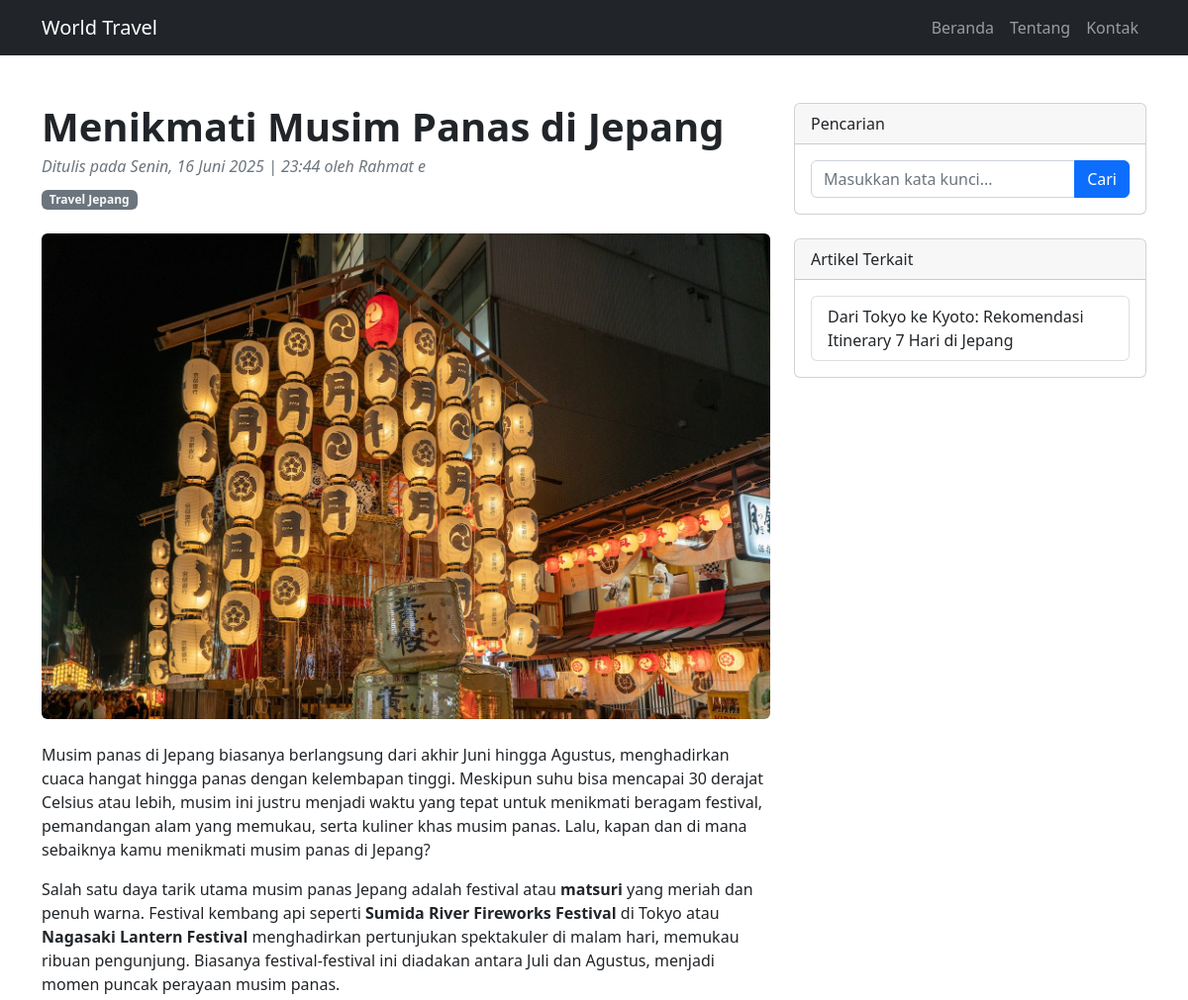
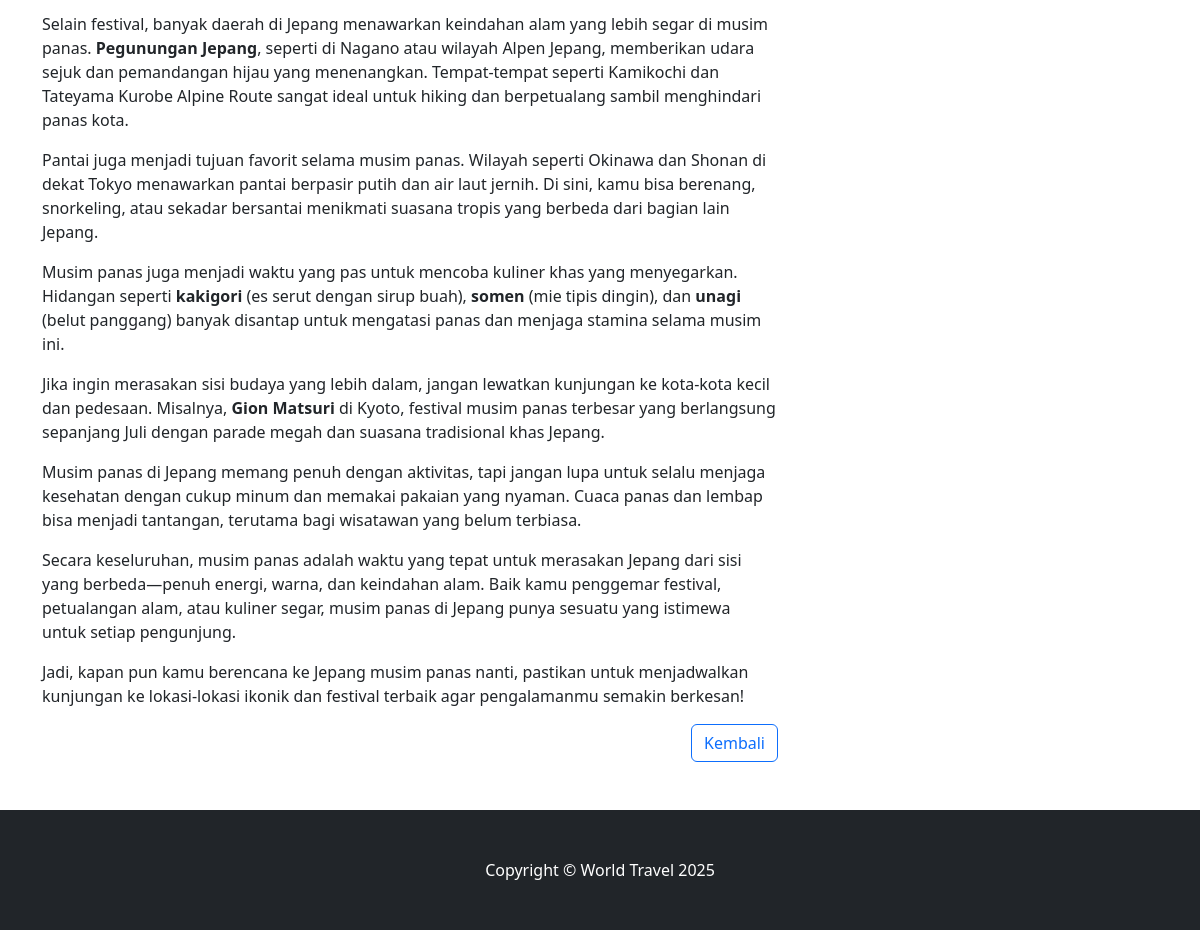
Screenshot of /detail.php?id_kontributor=47&id_kategori=13 with the database file from the repository (2 pictures, top to bottom).
### tables this page shows
CREATE TABLE `kontributor` (
  `id_kontributor` int NOT NULL,
  `id_author` int NOT NULL,
  `id_category` int NOT NULL,
  `id_article` int NOT NULL
);

CREATE TABLE `article` (
  `id_article` int NOT NULL,
  `date` varchar(250) NOT NULL,
  `title` varchar(255) NOT NULL,
  `content` text NOT NULL,
  `picture` varchar(255) NOT NULL
);

CREATE TABLE `author` (
  `id_author` int NOT NULL,
  `author_name` varchar(100) NOT NULL,
  `email` varchar(150) NOT NULL,
  `password` varchar(255) NOT NULL
);

CREATE TABLE `category` (
  `id_category` int NOT NULL,
  `category_name` varchar(100) NOT NULL,
  `description` text
);

### detail.php (the view, shortened to what this page needs)
<?php
require  'admin/function.php';
?>
<!DOCTYPE html>
<html lang="en">
    <head>
        <link href="css/styles.css" rel="stylesheet" />
    </head>
    <body>
        <nav class="navbar navbar-expand-lg navbar-dark bg-dark">
            <div class="container">
                <a class="navbar-brand" href="index.php">World Travel</a>
                <div class="collapse navbar-collapse" id="navbarSupportedContent">
                    <ul class="navbar-nav ms-auto mb-2 mb-lg-0">
                        <li class="nav-item"><a class="nav-link" href="index.php">Beranda</a></li>
                        <li class="nav-item"><a class="nav-link" href="tentang.php">Tentang</a></li>
                        <li class="nav-item"><a class="nav-link" href="kontak.php">Kontak</a></li>
                    </ul>
                </div>
            </div>
        </nav>
        <div class="container mt-5">
            <div class="row">
                <div class="col-lg-8">
                    <article>
                        <?php
                            $data_id_kontributor=$_GET['id_kontributor'];
                            $data_id_kategori=$_GET['id_kategori'];
                            $sql = "SELECT
                                            k.id_kontributor,
                                            k.id_category,
                                            a.date,
                                            a.title,
                                            a.content,
                                            au.author_name,
                                            c.category_name,
                                            c.id_category,
                                            a.picture
                                        FROM kontributor k
                                        JOIN article a ON k.id_article = a.id_article
                                        JOIN author au ON k.id_author = au.id_author
                                        JOIN category c ON k.id_category = c.id_category
                                        WHERE k.id_kontributor='$data_id_kontributor' AND c.id_category='$data_id_kategori';";
                                        $result = mysqli_query($conn, $sql);
                                        if (mysqli_num_rows($result) > 0) {
                                        while($row = mysqli_fetch_assoc($result)) {
                                            $data_tanggal=$row['date'];
                                            $data_judul=$row['title'];
                                            $data_kategori=$row['category_name'];
                                            $data_penulis=$row['author_name'];
                                            $data_id_kategori=$row['id_category'];
                                            $data_gambar=$row['picture'];
                                            $data_isi=$row['content'];
                        ?>
                        <header class="mb-4">
                            <h1 class="fw-bolder mb-1"><?php echo $data_judul;?></h1>
                            <div class="text-muted fst-italic mb-2">Ditulis pada <?php echo $data_tanggal ?> oleh <?php echo $data_penulis ?></div>
                            <a class="badge bg-secondary text-decoration-none link-light" href="kategori.php?id_kategori=<?php echo $data_id_kategori;?>"><?php echo $data_kategori ?></a>
                        </header>
                        <figure class="mb-4"><img class="img-fluid rounded" src="admin/<?php echo $data_gambar?>" alt="..." /></figure>
                        <section class="mb-5">
                            <?php echo $data_isi?>
                            <div class="d-flex justify-content-end">
                                <button class="btn btn-outline-primary " onclick="history.back()">Kembali</button>
                            </div>
                        </section>
                        <?php }} ?>
                    </article>
                </div>
                <div class="col-lg-4">
                    <div class="card mb-4">
                        <div class="card-header">Pencarian</div>
                        <div class="card-body">
                            <div class="input-group">
                                <input class="form-control" type="text" placeholder="Masukkan kata kunci..." aria-label="Enter search term..." aria-describedby="button-search" />
                                <button class="btn btn-primary" id="button-search" type="button">Cari</button>
                            </div>
                        </div>
                    </div>
                    <div class="card mb-4">
                        <div class="card-header">Artikel Terkait</div>
                        <div class="card-body">
                            <div class="row">
                                <div class="col-sm-12">
                                    <div class="list-group">
                                        <?php
                                        $data_id_kontributor=$_GET['id_kontributor'];
                                        $data_id_kategori=$_GET['id_kategori'];
                                        $sql = "SELECT
                                            k.id_kontributor,
                                            k.id_category,
                                            a.date,
                                            a.title,
                                            a.content,
                                            au.author_name,
                                            c.category_name,
                                            c.id_category,
                                            a.picture
                                        FROM kontributor k
                                        JOIN article a ON k.id_article = a.id_article
                                        JOIN author au ON k.id_author = au.id_author
                                        JOIN category c ON k.id_category = c.id_category
                                        WHERE k.id_category='$data_id_kategori' AND
                                        k.id_kontributor < '$data_id_kontributor'
                                        ORDER BY id_kontributor DESC";
                                        $result = mysqli_query($conn, $sql);
                                        if (mysqli_num_rows($result) > 0) {
                                        while($row = mysqli_fetch_assoc($result)) {
                                            $data_judul=$row['title'];
                                            $data_id_kategori=$row['id_category'];
                                            $data_id_kontributor=$row['id_kontributor'];
                                        ?>
                                        <a href="detail.php?id_kontributor=<?php echo $data_id_kontributor; ?>&id_kategori=<?php echo $data_id_kategori; ?>" class="list-group-item list-group-item-action"><?php echo $data_judul?></a>
                                        <?php
                                        } }else{
                                            echo " ";
                                        }
                                        ?>
                                    </div>
                                </div>
                            </div>
                        </div>
                    </div>
                </div>
            </div>
        </div>
        <footer class="py-5 bg-dark">
            <div class="container"><p class="m-0 text-center text-white">Copyright &copy; World Travel <?php echo date("Y") ?></p></div>
        </footer>
    </body>
</html>

### rows the page displays
kontributor: id_article.title "Menikmati Musim Panas di Jepang", id_article.date "Senin, 16 Juni 2025 | 23:44", id_author.author_name "Rahmat e", id_category.category_name "Travel Jepang", id_article.picture (picture), id_article.content "Musim panas di Jepang biasanya berlangsung dari akhir Juni hingga Agustus, menghadirkan cuaca hangat hingga panas dengan kelembapan tinggi. Meskipun suhu bisa mencapai 30 derajat Celsius atau lebih, musim ini justru menjadi waktu yang tepat untuk menikmati beragam festival, pemandangan alam yang memukau, serta kuliner khas musim panas. Lalu, kapan dan di mana sebaiknya kamu menikmati musim panas di Jepang? Salah satu daya tarik utama musim panas Jepang adalah festival atau matsuri yang meriah dan penuh warna. Festival kembang api seperti Sumida River Fireworks Festival di Tokyo atau Nagasaki Lantern Festival menghadirkan pertunjukan spektakuler di malam hari, memukau ribuan pengunjung.…"
kontributor: id_article.title "Dari Tokyo ke Kyoto: Rekomendasi Itinerary 7 Hari di Jepang"
